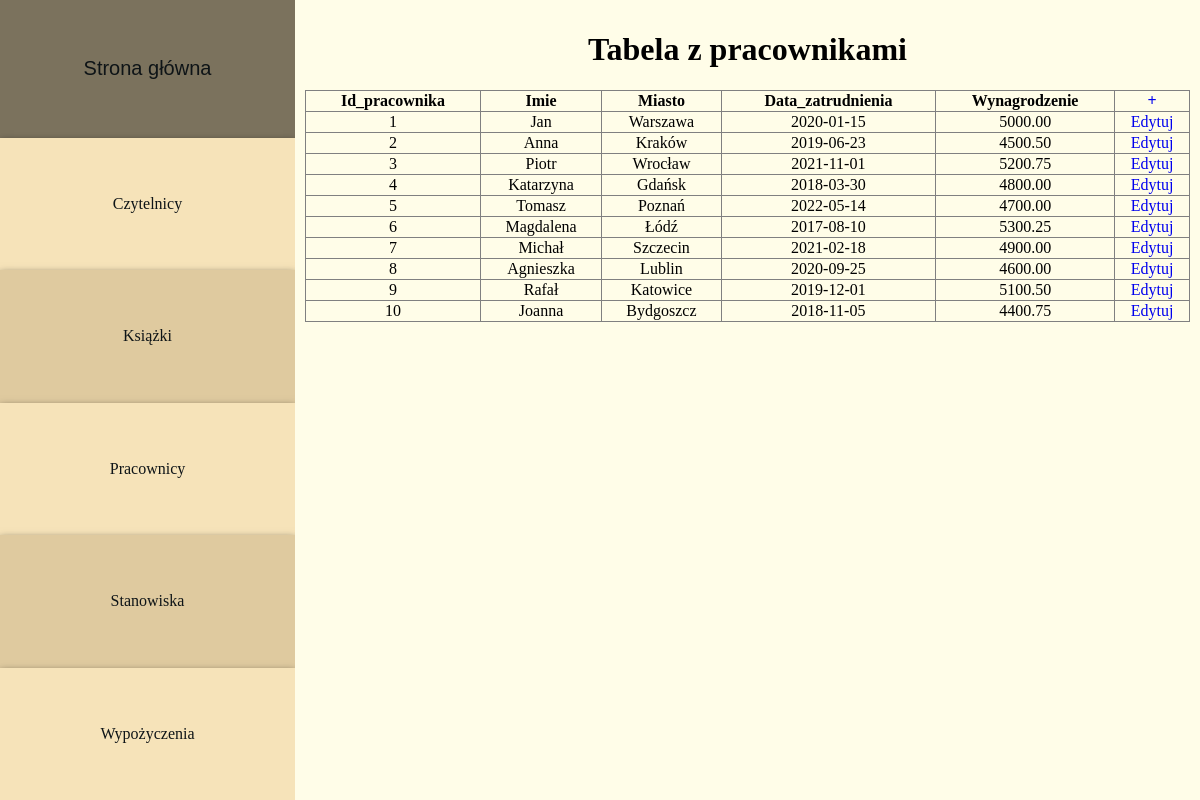
Screenshot of /pracownicy.php with the database file from the repository.
### tables this page shows
CREATE TABLE pracownicy (
    Id_pracownika INT AUTO_INCREMENT PRIMARY KEY,
    Imie VARCHAR(50),
    Miasto VARCHAR(50),
    Data_zatrudnienia DATE,
    Wynagrodzenie DECIMAL(10, 2)
);

### pracownicy.php (the view, shortened to what this page needs)
<!DOCTYPE html>
<html lang="pl">
<head>
    <link rel="stylesheet" href="style.css">
</head>
<body>
<div class="container">
    <?php
    include 'menu.php';
    ?>
    <div class="main-content">
        <h1 style="text-align: center;">
            Tabela z pracownikami
        </h1>
        <?php
        $sql = "SELECT Id_pracownika,
                Imie AS Imie,
                Miasto AS Miasto,
                Data_zatrudnienia as 'Data_zatrudnienia',
                Wynagrodzenie AS 'Wynagrodzenie',
                'Edytuj' AS '+' FROM pracownicy";
        $query = $con->query($sql);
        if ($query->num_rows > 0) {
            echo '<table border="1" style="width:100%; border-collapse: collapse; text-align: center;">';
            echo '<tr>';
            $fetch_fields = $query->fetch_fields();
            foreach ($fetch_fields as $f) {
                if ($f->name === '+') echo '<th>' . '<a href="dodaj.php?t=pracownicy">' . $f->name . '</th>';
                else echo '<th>' . $f->name . '</th>';
            }
            echo '</tr>';
            while ($fetch_assoc = $query->fetch_assoc()) {
                echo '<tr>';
                foreach ($fetch_fields as $f) {
                    $fa = $fetch_assoc[$f->name];
                    if ($f->name === '+') {
                        echo '<td><a href="edytuj.php?id=' . $fetch_assoc['Id_pracownika'] . "&t=pracownicy" . '">' . $fa . '</a></td>';
                    }
                    else {
                        echo '<td>' . $fa . '</td>';
                    }
                }
                echo '</tr>';
            }
            echo '</table>';
        }
        ?>
    </div>
</div>
</body>
</html>

### style.css (style rules this page uses)
html, body { margin: 0; padding: 0; height: 100%; }
.container { display: flex; height: 100vh; }
a { text-decoration: none; }
.main-content { text-align: center; align-items: center; justify-content: center; width: 75%; padding: 10px; background-color: #FFFDE8; }

### rows the page displays
pracownicy: Id_pracownika "1", Imie "Jan", Miasto "Warszawa", Data_zatrudnienia "2020-01-15", Wynagrodzenie "5000.00", fa "Edytuj"
pracownicy: Id_pracownika "2", Imie "Anna", Miasto "Kraków", Data_zatrudnienia "2019-06-23", Wynagrodzenie "4500.50", fa "Edytuj"
pracownicy: Id_pracownika "3", Imie "Piotr", Miasto "Wrocław", Data_zatrudnienia "2021-11-01", Wynagrodzenie "5200.75", fa "Edytuj"
pracownicy: Id_pracownika "4", Imie "Katarzyna", Miasto "Gdańsk", Data_zatrudnienia "2018-03-30", Wynagrodzenie "4800.00", fa "Edytuj"
pracownicy: Id_pracownika "5", Imie "Tomasz", Miasto "Poznań", Data_zatrudnienia "2022-05-14", Wynagrodzenie "4700.00", fa "Edytuj"
pracownicy: Id_pracownika "6", Imie "Magdalena", Miasto "Łódź", Data_zatrudnienia "2017-08-10", Wynagrodzenie "5300.25", fa "Edytuj"
pracownicy: Id_pracownika "7", Imie "Michał", Miasto "Szczecin", Data_zatrudnienia "2021-02-18", Wynagrodzenie "4900.00", fa "Edytuj"
pracownicy: Id_pracownika "8", Imie "Agnieszka", Miasto "Lublin", Data_zatrudnienia "2020-09-25", Wynagrodzenie "4600.00", fa "Edytuj"
pracownicy: Id_pracownika "9", Imie "Rafał", Miasto "Katowice", Data_zatrudnienia "2019-12-01", Wynagrodzenie "5100.50", fa "Edytuj"
pracownicy: Id_pracownika "10", Imie "Joanna", Miasto "Bydgoszcz", Data_zatrudnienia "2018-11-05", Wynagrodzenie "4400.75", fa "Edytuj"

### other values shown
$f->name "Id_pracownika"
$f->name "Imie"
$f->name "Miasto"
$f->name "Data_zatrudnienia"
$f->name "Wynagrodzenie"
$f->name "+"
